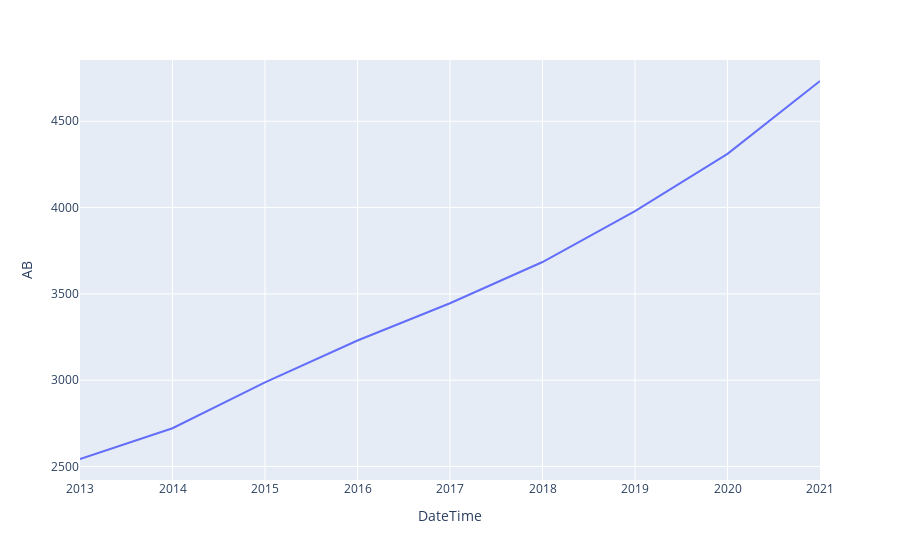
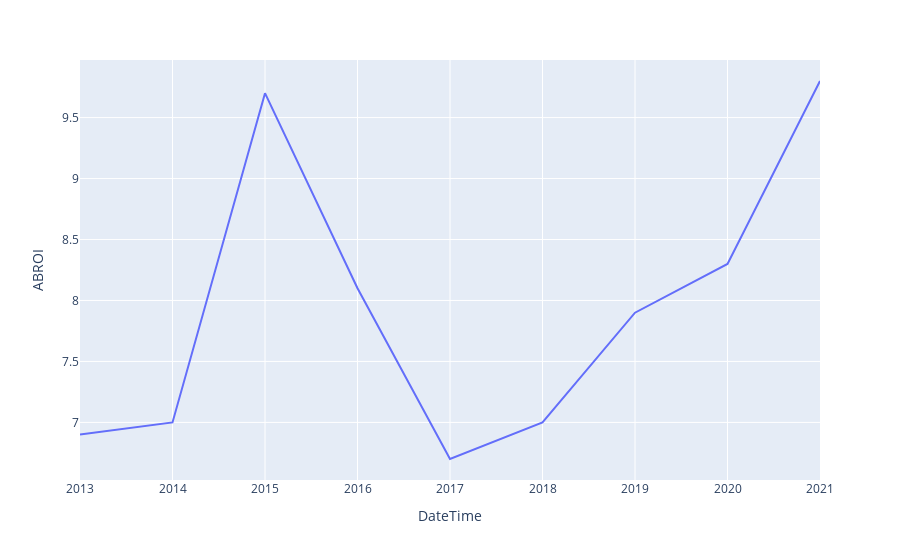

Source (notebook cell) for these figures, in order:
### Code cell
# 데이터 시각화 테스트 - 2
plt.figure(figsize=(40, 30))
fig = px.line(ms, x="DateTime", y="AB")
fig2 = px.line(ms, x="DateTime", y="ABROI")
fig.show()
fig2.show()

### Figure 1 — Plotly figure (JSON) as saved in the notebook; plotly's stock layout.template omitted (floating-point values rounded to 4 significant figures)
{"data": [{"hovertemplate": "DateTime=%{x}<br>AB=%{y}<extra></extra>", "legendgroup": "", "line": {"color": "#636efa", "dash": "solid"}, "marker": {"symbol": "circle"}, "mode": "lines", "name": "", "orientation": "v", "showlegend": false, "type": "scatter", "x": [2013, 2014, 2015, 2016, 2017, 2018, 2019, 2020, 2021], "xaxis": "x", "y": [2543.0, 2722.0, 2987.0, 3230.0, 3446.0, 3684.0, 3979.0, 4311.0, 4733.0], "yaxis": "y"}], "layout": {"legend": {"tracegroupgap": 0}, "margin": {"t": 60}, "xaxis": {"anchor": "y", "domain": [0, 1], "title": {"text": "DateTime"}}, "yaxis": {"anchor": "x", "domain": [0, 1], "title": {"text": "AB"}}}}

### Figure 2 — Plotly figure (JSON) as saved in the notebook; plotly's stock layout.template omitted (floating-point values rounded to 4 significant figures)
{"data": [{"hovertemplate": "DateTime=%{x}<br>ABROI=%{y}<extra></extra>", "legendgroup": "", "line": {"color": "#636efa", "dash": "solid"}, "marker": {"symbol": "circle"}, "mode": "lines", "name": "", "orientation": "v", "showlegend": false, "type": "scatter", "x": [2013, 2014, 2015, 2016, 2017, 2018, 2019, 2020, 2021], "xaxis": "x", "y": [6.9, 7, 9.7, 8.1, 6.7, 7, 7.9, 8.3, 9.8], "yaxis": "y"}], "layout": {"legend": {"tracegroupgap": 0}, "margin": {"t": 60}, "xaxis": {"anchor": "y", "domain": [0, 1], "title": {"text": "DateTime"}}, "yaxis": {"anchor": "x", "domain": [0, 1], "title": {"text": "ABROI"}}}}
